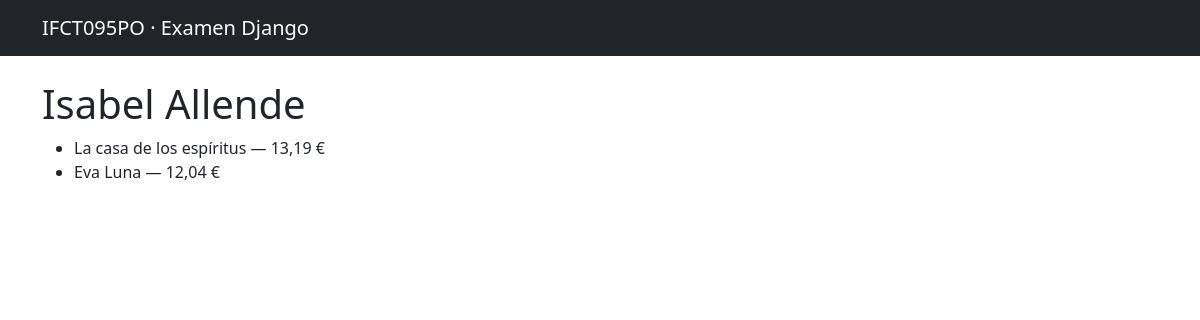
Screenshot of /autor/10/libros/ with the database file from the repository.
### biblioteca/models.py (models this page shows, shortened)
class Autor(models.Model):
    nombre = models.CharField(max_length=150)
    email = models.EmailField(max_length=150, unique=True)
    activo = models.BooleanField(default=True)

class Libro(models.Model):
    titulo = models.CharField(max_length=300)
    autor = models.ForeignKey(Autor, on_delete=models.SET_NULL, null=True, blank=True)
    precio = models.DecimalField(max_digits=8, decimal_places=2)
    publicado = models.DateField(null=True, blank=True)
    autores_secundarios = models.ManyToManyField(
        Autor, related_name='libros_secundarios', blank=True
    )
    def precio_con_iva(self):
        return (self.precio * Decimal('1.21')).quantize(
            Decimal('0.01'), rounding=ROUND_HALF_UP
        )

### biblioteca/views.py (the view)
# urls.py: path('autor/<int:autor_id>/libros/', views.libros_por_autor, name='libros-por-autor'),
def libros_por_autor(request, autor_id):
    autor = get_object_or_404(Autor, pk=autor_id)
    libros = Libro.objects.filter(autor=autor, publicado__isnull=False)
    return render(
        request,
        'biblioteca/por_autor.html',
        {
            'autor': autor,
            'libros': libros,
        },
    )

### biblioteca/templates/biblioteca/por_autor.html (shortened to what this page needs)
{% extends "base.html" %}
{% block content %}
<h1>{{ autor.nombre }}</h1>
{% if libros %}
  <ul>
    {% for libro in libros %}
      <li>{{ libro.titulo }} &mdash; {{ libro.precio_con_iva }} &euro;</li>
    {% endfor %}
  </ul>
{% else %}
  <p>Este autor no tiene libros publicados.</p>
{% endif %}
{% endblock %}

### rows the page displays
Autor: nombre "Isabel Allende"
Libro: titulo "La casa de los espíritus", precio_con_iva "13,19"
Libro: titulo "Eva Luna", precio_con_iva "12,04"
